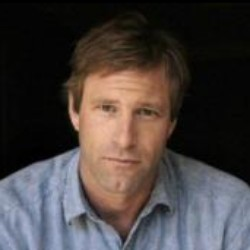
#> input picture data/Aaron_Eckhart_0001.jpg, 250 x 250 px; its folder holds only this picture in this run
$ python y.py
#> lines starting #> are read from the running program, lines starting #| are printed output that depends on the picture; after the words box and inside, x2 and y2 are one past the last pixel; in counts of white or black regions, pixels touching at a corner belong together
import numpy as np
import cv2
#from matplotlib import pyplot as plt
from glob import glob

#face_cascade = cv2.CascadeClassifier ('/usr/share/OpenCV/haarcascades/haarcascade_smile.xml')
face_cascade = cv2.CascadeClassifier ('/usr/share/OpenCV/haarcascades/haarcascade_frontalface_default.xml')
eye_cascade = cv2.CascadeClassifier('/usr/share/OpenCV/haarcascades/haarcascade_eye.xml')
#eye_cascade = cv2.CascadeClassifier('/usr/share/OpenCV/haarcascades/haarcascade_smile.xml')

def detect (filename):

#> called with filename = 'data/Aaron_Eckhart_0001.jpg'
    print (filename)
    img = cv2.imread(filename)
#> img is the input picture: shape (250, 250, 3); mean B, G, R 63, 64.4, 71.8
    #img = cv2.imread('IMG_20150905_163110.jpg')
    gray = cv2.cvtColor(img, cv2.COLOR_BGR2GRAY)
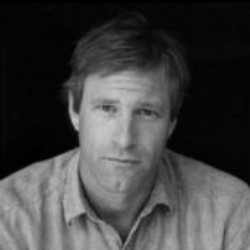
#> gray: shape (250, 250); min 0, max 201, mean 66.5

    # cv3 has newer forms of this method to return more values
    faces = face_cascade.detectMultiScale(gray, scaleFactor=1.1, minNeighbors=2, minSize=(30,30))
#> faces = [[70, 67, 112, 112]]

    print (len(faces), faces)
#| 1 [[ 70  67 112 112]]

    for (x,y,w,h) in faces:
        cv2.rectangle(img,(x,y),(x+w,y+h),(255,0,0),2)
        roi_gray = gray[y:y+h, x:x+w]
        roi_color = img[y:y+h, x:x+w]
#        eyes = eye_cascade.detectMultiScale(roi_gray, scaleFactor=1.1, minNeighbors=9, minSize=(150,150))
#        eyes = eye_cascade.detectMultiScale(roi_gray, scaleFactor=1.2, minNeighbors=2, minSize=(1,1))
#        eyes = eye_cascade.detectMultiScale(roi_gray, scaleFactor=1.2, minNeighbors=3, minSize=(1,1))
        eyes = eye_cascade.detectMultiScale(roi_gray, scaleFactor=1.1, minNeighbors=3, minSize=(1,1))
        print (len(eyes), eyes)
        for (ex,ey,ew,eh) in eyes:
            cv2.rectangle(roi_color,(ex,ey),(ex+ew,ey+eh),(0,255,0),2)
#> this loop made 1 pass
#> (x, y, w, h, eyes) on pass 1: (70, 67, 112, 112, [[64, 32, 26, 26], [21, 25, 31, 31]])
#| 2 [[64 32 26 26]
#|  [21 25 31 31]]
#> pass 1, in detect, `roi_gray = gray[y:y+h, x:x+w]`:
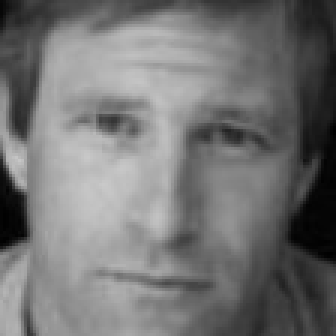
#> roi_gray: shape (112, 112) (shown 3 times larger); min 0, max 201, mean 115.8
#> pass 1, in detect, `roi_color = img[y:y+h, x:x+w]`:
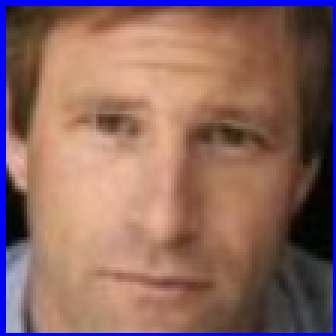
#> roi_color: shape (112, 112, 3) (shown 3 times larger); mean B, G, R 96.4, 103.5, 139.5
#> after the loop:
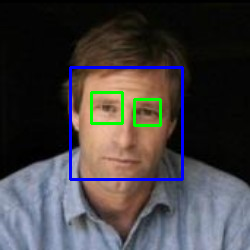
#> img: shape (250, 250, 3); 3.23% of pixels changed, all inside (x1, y1, x2, y2) = (69, 66, 184, 181)
#> after the loop:
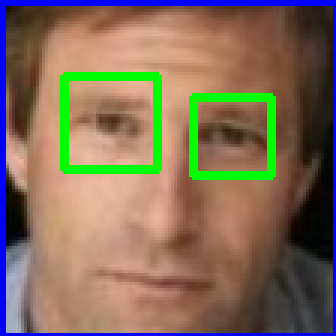
#> roi_color: shape (112, 112, 3) (shown 3 times larger); 5.39% of pixels changed, all inside (x1, y1, x2, y2) = (20, 24, 92, 60)

    cv2.imshow('img',img)
    #cv2.imshow('roi',roi_color)
    cv2.waitKey(0)


for f in glob ('data/*.jpg'):
    detect (f)


cv2.waitKey(0)
cv2.destroyAllWindows()

$ run again, on data/Jackie_Chan_0005.jpg
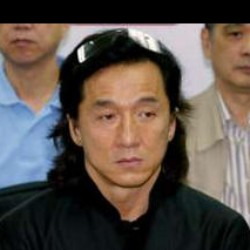
#> input picture data/Jackie_Chan_0005.jpg, 250 x 250 px
#> in detect, img is the input picture: shape (250, 250, 3); mean B, G, R 74.1, 81.2, 92.1
#> in detect, `gray = cv2.cvtColor(img, cv2.COLOR_BGR2GRAY)`:
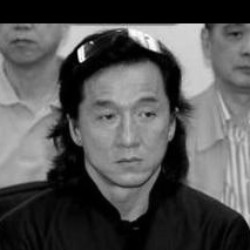
#> gray: shape (250, 250); min 0, max 254, mean 83.7
#> faces = [[68, 69, 115, 115]]
#| 1 [[ 68  69 115 115]]
#> the loop in detect, `for (x,y,w,h) in faces:` made 1 pass
#> (x, y, w, h, eyes) on pass 1: (68, 69, 115, 115, [[65, 31, 27, 27], [24, 33, 28, 28]])
#> (printed output is left out)
#> after the loop in detect, `for (x,y,w,h) in faces:`:
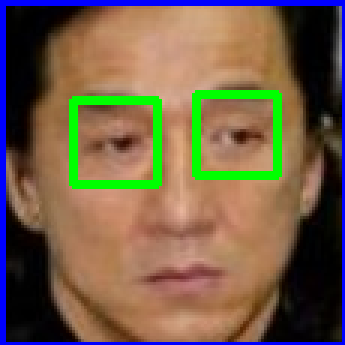
#> roi_color: shape (115, 115, 3) (shown 3 times larger); mean B, G, R 73.5, 95.2, 114.8

$ run again, on data/Jackie_Chan_0007.jpg
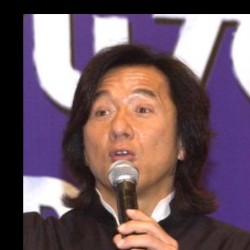
#> input picture data/Jackie_Chan_0007.jpg, 250 x 250 px
#> in detect, img is the input picture: shape (250, 250, 3); mean B, G, R 96.8, 87.9, 110.6
#> in detect, `gray = cv2.cvtColor(img, cv2.COLOR_BGR2GRAY)`:
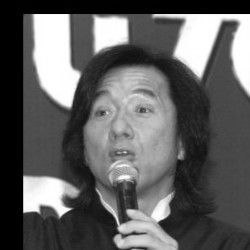
#> gray: shape (250, 250); min 0, max 255, mean 95.7
#> faces = [[70, 71, 108, 108]]
#| 1 [[ 70  71 108 108]]
#> the loop in detect, `for (x,y,w,h) in faces:` made 1 pass
#> (x, y, w, h, eyes) on pass 1: (70, 71, 108, 108, [[59, 26, 26, 26], [20, 30, 25, 25]])
#> (printed output is left out)
#> after the loop in detect, `for (x,y,w,h) in faces:`:
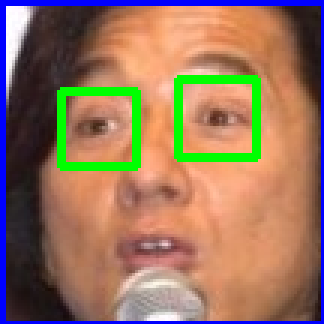
#> roi_color: shape (108, 108, 3) (shown 3 times larger); mean B, G, R 94.8, 116.6, 150.2

$ run again, on data/Jackie_Chan_0010.jpg
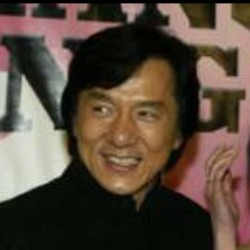
#> input picture data/Jackie_Chan_0010.jpg, 250 x 250 px
#> in detect, img is the input picture: shape (250, 250, 3); mean B, G, R 59.4, 72.2, 87
#> in detect, `gray = cv2.cvtColor(img, cv2.COLOR_BGR2GRAY)`:
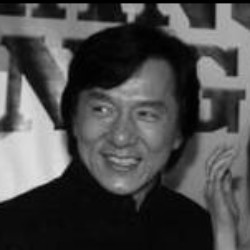
#> gray: shape (250, 250); min 0, max 230, mean 75.2
#> faces = [[69, 67, 114, 114]]
#| 1 [[ 69  67 114 114]]
#> the loop in detect, `for (x,y,w,h) in faces:` made 1 pass
#> (x, y, w, h, eyes) on pass 1: (69, 67, 114, 114, [[17, 29, 28, 28], [64, 35, 24, 24]])
#> (printed output is left out)
#> after the loop in detect, `for (x,y,w,h) in faces:`:
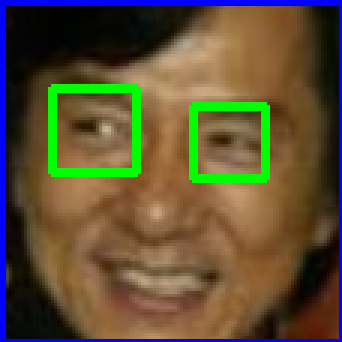
#> roi_color: shape (114, 114, 3) (shown 3 times larger); mean B, G, R 54.6, 80.2, 93
